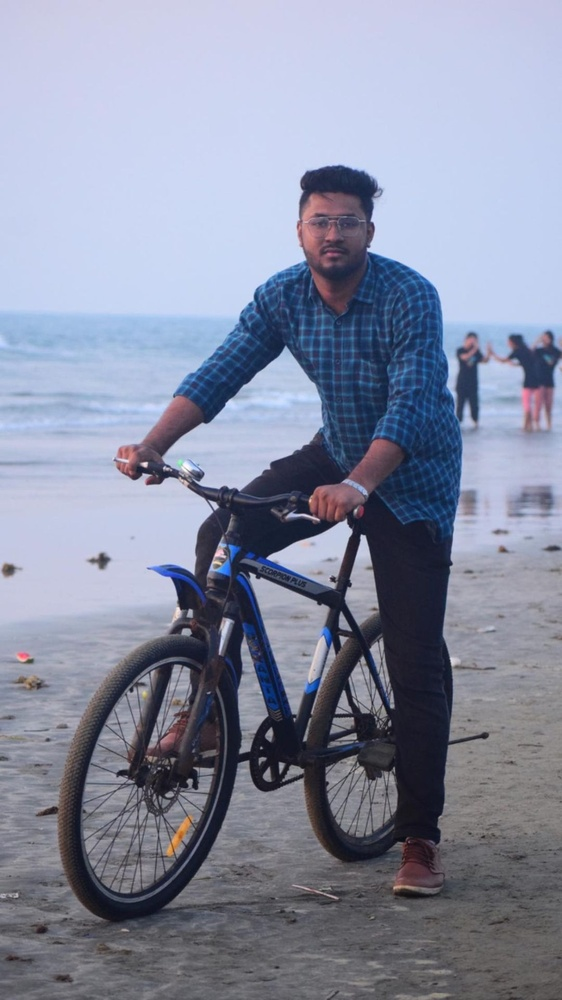
#> input picture Python/fahim.jpg, 562 x 1000 px, shrunk from 1080 x 1920 before the run
$ python cropImage.py
#> lines starting #> are read from the running program, lines starting #| are printed output that depends on the picture
from PIL import Image, ImageFilter

img = Image.open("fahim.jpg")
#> img is the input picture: PIL image 562x1000 RGB; mean R, G, B 135.3, 141.2, 161.8

img_filter = img.convert('L')
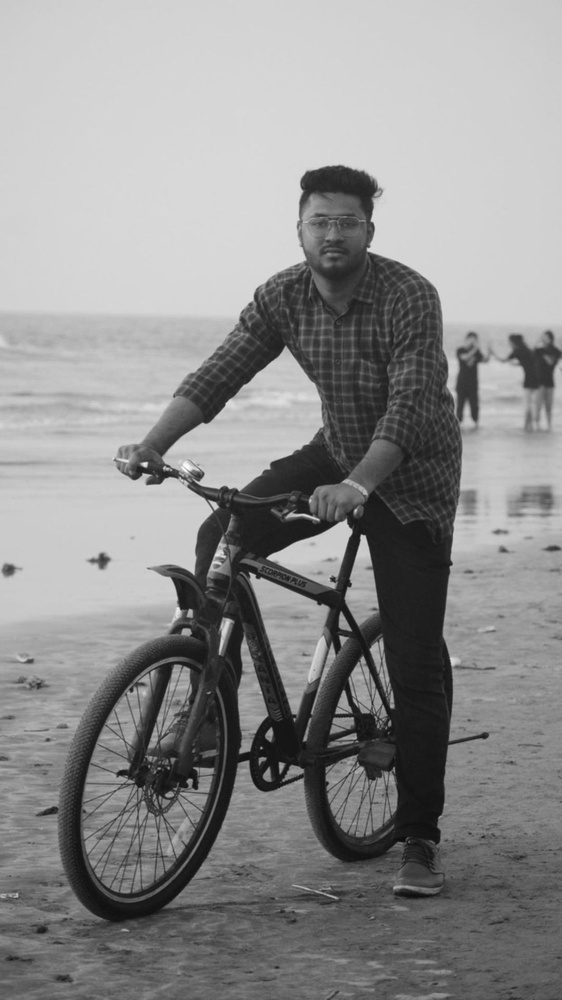
#> img_filter: PIL image 562x1000 L; min 10, max 253, mean 141.8

img_crop = img_filter.crop((100,100,500,500))
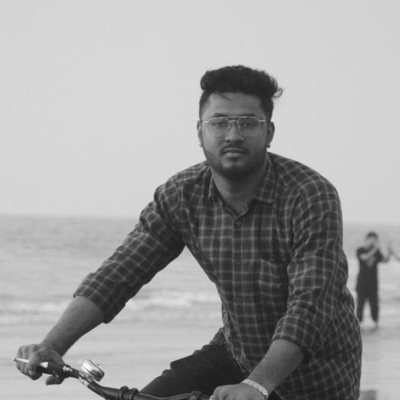
#> img_crop: PIL image 400x400 L; min 23, max 253, mean 157.2

img_crop.save("crop.png", "png")
